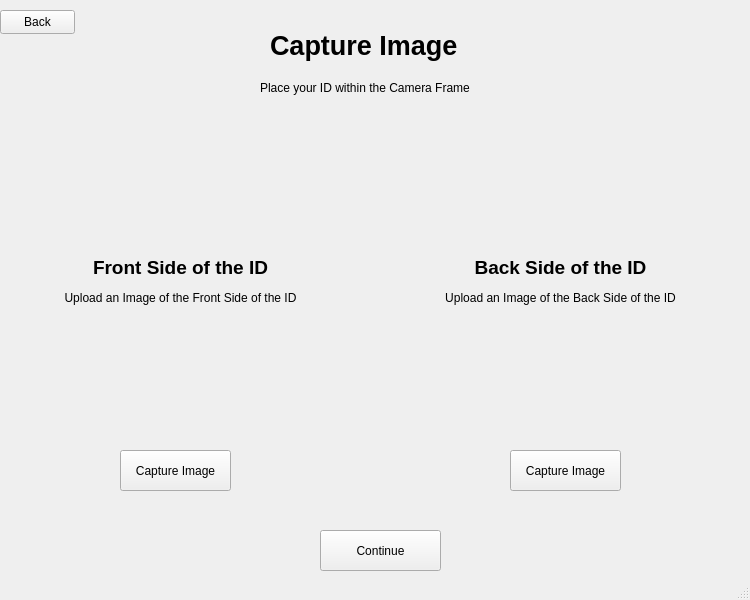
<?xml version="1.0" encoding="UTF-8"?>
<ui version="4.0">
 <class>MainWindow</class>
 <widget class="QMainWindow" name="MainWindow">
  <property name="geometry">
   <rect>
    <x>0</x>
    <y>0</y>
    <width>750</width>
    <height>600</height>
   </rect>
  </property>
  <property name="minimumSize">
   <size>
    <width>750</width>
    <height>600</height>
   </size>
  </property>
  <property name="maximumSize">
   <size>
    <width>750</width>
    <height>600</height>
   </size>
  </property>
  <property name="windowTitle">
   <string>ID Scanner</string>
  </property>
  <widget class="QWidget" name="centralwidget">
   <widget class="QStackedWidget" name="Form1">
    <property name="geometry">
     <rect>
      <x>-10</x>
      <y>0</y>
      <width>761</width>
      <height>611</height>
     </rect>
    </property>
    <property name="currentIndex">
     <number>4</number>
    </property>
    <widget class="QWidget" name="page">
     <widget class="QLabel" name="label">
      <property name="geometry">
       <rect>
        <x>530</x>
        <y>160</y>
        <width>141</width>
        <height>21</height>
       </rect>
      </property>
      <property name="text">
       <string>Use the default camera to </string>
      </property>
     </widget>
     <widget class="QRadioButton" name="cameraOption">
      <property name="geometry">
       <rect>
        <x>510</x>
        <y>140</y>
        <width>181</width>
        <height>20</height>
       </rect>
      </property>
      <property name="font">
       <font>
        <pointsize>12</pointsize>
       </font>
      </property>
      <property name="text">
       <string>Capture using camera</string>
      </property>
     </widget>
     <widget class="QRadioButton" name="uploadOption">
      <property name="geometry">
       <rect>
        <x>510</x>
        <y>220</y>
        <width>141</width>
        <height>20</height>
       </rect>
      </property>
      <property name="font">
       <font>
        <pointsize>12</pointsize>
       </font>
      </property>
      <property name="text">
       <string>Upload File</string>
      </property>
     </widget>
     <widget class="QLabel" name="label_3">
      <property name="geometry">
       <rect>
        <x>530</x>
        <y>240</y>
        <width>191</width>
        <height>16</height>
       </rect>
      </property>
      <property name="text">
       <string>Select an Existing File in the device </string>
      </property>
     </widget>
     <widget class="QLabel" name="label_2">
      <property name="geometry">
       <rect>
        <x>530</x>
        <y>180</y>
        <width>141</width>
        <height>16</height>
       </rect>
      </property>
      <property name="text">
       <string>capture an image of the id</string>
      </property>
     </widget>
     <widget class="QComboBox" name="idOption">
      <property name="geometry">
       <rect>
        <x>80</x>
        <y>140</y>
        <width>181</width>
        <height>31</height>
       </rect>
      </property>
      <property name="font">
       <font>
        <pointsize>12</pointsize>
       </font>
      </property>
      <property name="editable">
       <bool>false</bool>
      </property>
      <item>
       <property name="text">
        <string>Government ID</string>
       </property>
      </item>
      <item>
       <property name="text">
        <string>Passport</string>
       </property>
      </item>
      <item>
       <property name="text">
        <string>National ID</string>
       </property>
      </item>
      <item>
       <property name="text">
        <string>Driver's License</string>
       </property>
      </item>
     </widget>
     <widget class="QLabel" name="label_4">
      <property name="geometry">
       <rect>
        <x>330</x>
        <y>30</y>
        <width>141</width>
        <height>51</height>
       </rect>
      </property>
      <property name="font">
       <font>
        <pointsize>20</pointsize>
        <bold>true</bold>
       </font>
      </property>
      <property name="text">
       <string>ID Scanner</string>
      </property>
     </widget>
     <widget class="QPushButton" name="continuep1">
      <property name="geometry">
       <rect>
        <x>350</x>
        <y>530</y>
        <width>91</width>
        <height>31</height>
       </rect>
      </property>
      <property name="text">
       <string>Continue</string>
      </property>
     </widget>
    </widget>
    <widget class="QWidget" name="page_2">
     <widget class="QLabel" name="label_5">
      <property name="geometry">
       <rect>
        <x>560</x>
        <y>80</y>
        <width>141</width>
        <height>41</height>
       </rect>
      </property>
      <property name="font">
       <font>
        <pointsize>15</pointsize>
        <bold>true</bold>
       </font>
      </property>
      <property name="text">
       <string>Capture Image</string>
      </property>
     </widget>
     <widget class="QLabel" name="label_11">
      <property name="geometry">
       <rect>
        <x>540</x>
        <y>110</y>
        <width>191</width>
        <height>16</height>
       </rect>
      </property>
      <property name="text">
       <string>Place your ID in the Camera Frame</string>
      </property>
     </widget>
     <widget class="QPushButton" name="captureButtonp1">
      <property name="geometry">
       <rect>
        <x>570</x>
        <y>180</y>
        <width>110</width>
        <height>30</height>
       </rect>
      </property>
      <property name="text">
       <string>Capture Image</string>
      </property>
     </widget>
     <widget class="QPushButton" name="recaptureButtonp1">
      <property name="geometry">
       <rect>
        <x>570</x>
        <y>280</y>
        <width>110</width>
        <height>30</height>
       </rect>
      </property>
      <property name="text">
       <string>Recapture Image</string>
      </property>
     </widget>
     <widget class="QLabel" name="cameraView">
      <property name="geometry">
       <rect>
        <x>20</x>
        <y>90</y>
        <width>512</width>
        <height>384</height>
       </rect>
      </property>
      <property name="text">
       <string/>
      </property>
      <property name="alignment">
       <set>Qt::AlignCenter</set>
      </property>
     </widget>
     <widget class="QPushButton" name="continuep2">
      <property name="geometry">
       <rect>
        <x>340</x>
        <y>520</y>
        <width>91</width>
        <height>31</height>
       </rect>
      </property>
      <property name="text">
       <string>Continue</string>
      </property>
     </widget>
     <widget class="QPushButton" name="backButtonp1">
      <property name="geometry">
       <rect>
        <x>10</x>
        <y>10</y>
        <width>75</width>
        <height>24</height>
       </rect>
      </property>
      <property name="text">
       <string>Back</string>
      </property>
     </widget>
    </widget>
    <widget class="QWidget" name="page_3">
     <widget class="QLabel" name="label_6">
      <property name="geometry">
       <rect>
        <x>570</x>
        <y>70</y>
        <width>131</width>
        <height>41</height>
       </rect>
      </property>
      <property name="font">
       <font>
        <pointsize>15</pointsize>
        <bold>true</bold>
       </font>
      </property>
      <property name="text">
       <string>Upload Image </string>
      </property>
     </widget>
     <widget class="QPushButton" name="uploadButtonp3">
      <property name="geometry">
       <rect>
        <x>570</x>
        <y>440</y>
        <width>141</width>
        <height>30</height>
       </rect>
      </property>
      <property name="text">
       <string>Upload Another Image</string>
      </property>
     </widget>
     <widget class="QLabel" name="uploadedImageView">
      <property name="geometry">
       <rect>
        <x>20</x>
        <y>90</y>
        <width>481</width>
        <height>381</height>
       </rect>
      </property>
      <property name="text">
       <string>1</string>
      </property>
     </widget>
     <widget class="QListWidget" name="fileListWidget">
      <property name="geometry">
       <rect>
        <x>540</x>
        <y>140</y>
        <width>191</width>
        <height>271</height>
       </rect>
      </property>
     </widget>
     <widget class="QPushButton" name="continuep3">
      <property name="geometry">
       <rect>
        <x>340</x>
        <y>530</y>
        <width>91</width>
        <height>31</height>
       </rect>
      </property>
      <property name="text">
       <string>Continue</string>
      </property>
     </widget>
     <widget class="QPushButton" name="backButtonp2">
      <property name="geometry">
       <rect>
        <x>10</x>
        <y>10</y>
        <width>75</width>
        <height>24</height>
       </rect>
      </property>
      <property name="text">
       <string>Back</string>
      </property>
     </widget>
    </widget>
    <widget class="QWidget" name="page_4">
     <widget class="QLabel" name="label_12">
      <property name="geometry">
       <rect>
        <x>310</x>
        <y>10</y>
        <width>141</width>
        <height>51</height>
       </rect>
      </property>
      <property name="font">
       <font>
        <pointsize>15</pointsize>
        <bold>true</bold>
       </font>
      </property>
      <property name="text">
       <string>Extracted Text</string>
      </property>
     </widget>
     <widget class="QPushButton" name="continuep4">
      <property name="geometry">
       <rect>
        <x>290</x>
        <y>520</y>
        <width>171</width>
        <height>61</height>
       </rect>
      </property>
      <property name="text">
       <string>Scan Another Image/File</string>
      </property>
     </widget>
     <widget class="QTabWidget" name="reviewTabWidget">
      <property name="geometry">
       <rect>
        <x>10</x>
        <y>60</y>
        <width>751</width>
        <height>451</height>
       </rect>
      </property>
      <property name="currentIndex">
       <number>-1</number>
      </property>
     </widget>
     <widget class="QPushButton" name="backButtonp3">
      <property name="geometry">
       <rect>
        <x>10</x>
        <y>10</y>
        <width>75</width>
        <height>24</height>
       </rect>
      </property>
      <property name="text">
       <string>Back</string>
      </property>
     </widget>
    </widget>
    <widget class="QWidget" name="page_5">
     <widget class="QLabel" name="cameraView2">
      <property name="geometry">
       <rect>
        <x>420</x>
        <y>130</y>
        <width>301</width>
        <height>301</height>
       </rect>
      </property>
      <property name="text">
       <string>&lt;html&gt;&lt;head/&gt;&lt;body&gt;&lt;p align=&quot;center&quot;&gt;&lt;span style=&quot; font-size:14pt; font-weight:700;&quot;&gt;Back Side of the ID&lt;/span&gt;&lt;/p&gt;&lt;p align=&quot;center&quot;&gt;Upload an Image of the Back Side of the ID&lt;/p&gt;&lt;/body&gt;&lt;/html&gt;</string>
      </property>
     </widget>
     <widget class="QLabel" name="cameraView1">
      <property name="geometry">
       <rect>
        <x>40</x>
        <y>130</y>
        <width>301</width>
        <height>301</height>
       </rect>
      </property>
      <property name="text">
       <string>&lt;html&gt;&lt;head/&gt;&lt;body&gt;&lt;p align=&quot;center&quot;&gt;&lt;span style=&quot; font-size:14pt; font-weight:700;&quot;&gt;Front Side of the ID&lt;/span&gt;&lt;/p&gt;&lt;p align=&quot;center&quot;&gt;Upload an Image of the Front Side of the ID&lt;/p&gt;&lt;/body&gt;&lt;/html&gt;</string>
      </property>
     </widget>
     <widget class="QPushButton" name="continuep5">
      <property name="geometry">
       <rect>
        <x>330</x>
        <y>530</y>
        <width>121</width>
        <height>41</height>
       </rect>
      </property>
      <property name="text">
       <string>Continue</string>
      </property>
     </widget>
     <widget class="QLabel" name="label_8">
      <property name="geometry">
       <rect>
        <x>280</x>
        <y>20</y>
        <width>191</width>
        <height>51</height>
       </rect>
      </property>
      <property name="font">
       <font>
        <pointsize>20</pointsize>
        <bold>true</bold>
       </font>
      </property>
      <property name="text">
       <string>&lt;html&gt;&lt;head/&gt;&lt;body&gt;&lt;p&gt;Capture Image&lt;/p&gt;&lt;/body&gt;&lt;/html&gt;</string>
      </property>
     </widget>
     <widget class="QLabel" name="label_9">
      <property name="geometry">
       <rect>
        <x>270</x>
        <y>80</y>
        <width>211</width>
        <height>16</height>
       </rect>
      </property>
      <property name="text">
       <string>Place your ID within the Camera Frame</string>
      </property>
     </widget>
     <widget class="QPushButton" name="captureButtonp2">
      <property name="geometry">
       <rect>
        <x>130</x>
        <y>450</y>
        <width>111</width>
        <height>41</height>
       </rect>
      </property>
      <property name="text">
       <string>Capture Image</string>
      </property>
     </widget>
     <widget class="QPushButton" name="captureButtonp3">
      <property name="geometry">
       <rect>
        <x>520</x>
        <y>450</y>
        <width>111</width>
        <height>41</height>
       </rect>
      </property>
      <property name="text">
       <string>Capture Image</string>
      </property>
     </widget>
     <widget class="QPushButton" name="backButtonp4">
      <property name="geometry">
       <rect>
        <x>10</x>
        <y>10</y>
        <width>75</width>
        <height>24</height>
       </rect>
      </property>
      <property name="text">
       <string>Back</string>
      </property>
     </widget>
    </widget>
    <widget class="QWidget" name="page_6">
     <widget class="QLabel" name="backImageView">
      <property name="geometry">
       <rect>
        <x>420</x>
        <y>130</y>
        <width>301</width>
        <height>301</height>
       </rect>
      </property>
      <property name="text">
       <string>&lt;html&gt;&lt;head/&gt;&lt;body&gt;&lt;p align=&quot;center&quot;&gt;&lt;span style=&quot; font-size:14pt; font-weight:700;&quot;&gt;Back Side of the ID&lt;/span&gt;&lt;/p&gt;&lt;p align=&quot;center&quot;&gt;Upload an Image of the Back Side of the ID&lt;/p&gt;&lt;/body&gt;&lt;/html&gt;</string>
      </property>
     </widget>
     <widget class="QLabel" name="frontImageView">
      <property name="geometry">
       <rect>
        <x>40</x>
        <y>130</y>
        <width>301</width>
        <height>301</height>
       </rect>
      </property>
      <property name="text">
       <string>&lt;html&gt;&lt;head/&gt;&lt;body&gt;&lt;p align=&quot;center&quot;&gt;&lt;span style=&quot; font-size:14pt; font-weight:700;&quot;&gt;Front Side of the ID&lt;/span&gt;&lt;/p&gt;&lt;p align=&quot;center&quot;&gt;Upload an Image of the Front Side of the ID&lt;/p&gt;&lt;/body&gt;&lt;/html&gt;</string>
      </property>
     </widget>
     <widget class="QPushButton" name="continuep6">
      <property name="geometry">
       <rect>
        <x>310</x>
        <y>510</y>
        <width>121</width>
        <height>41</height>
       </rect>
      </property>
      <property name="text">
       <string>Continue</string>
      </property>
     </widget>
     <widget class="QPushButton" name="uploadFrontButton">
      <property name="geometry">
       <rect>
        <x>130</x>
        <y>460</y>
        <width>121</width>
        <height>41</height>
       </rect>
      </property>
      <property name="text">
       <string>Upload Front Side
Image</string>
      </property>
     </widget>
     <widget class="QPushButton" name="uploadBackButton">
      <property name="geometry">
       <rect>
        <x>520</x>
        <y>460</y>
        <width>121</width>
        <height>41</height>
       </rect>
      </property>
      <property name="text">
       <string>Upload Back Side
Image</string>
      </property>
     </widget>
     <widget class="QLabel" name="label_7">
      <property name="geometry">
       <rect>
        <x>290</x>
        <y>30</y>
        <width>181</width>
        <height>51</height>
       </rect>
      </property>
      <property name="font">
       <font>
        <pointsize>20</pointsize>
        <bold>true</bold>
       </font>
      </property>
      <property name="text">
       <string>&lt;html&gt;&lt;head/&gt;&lt;body&gt;&lt;p&gt;Upload Image&lt;/p&gt;&lt;/body&gt;&lt;/html&gt;</string>
      </property>
     </widget>
     <widget class="QPushButton" name="backButtonp5">
      <property name="geometry">
       <rect>
        <x>20</x>
        <y>10</y>
        <width>75</width>
        <height>24</height>
       </rect>
      </property>
      <property name="text">
       <string>Back</string>
      </property>
     </widget>
    </widget>
    <widget class="QWidget" name="page_7">
     <widget class="QLabel" name="label_10">
      <property name="geometry">
       <rect>
        <x>210</x>
        <y>280</y>
        <width>49</width>
        <height>16</height>
       </rect>
      </property>
      <property name="text">
       <string>Page 7</string>
      </property>
     </widget>
    </widget>
   </widget>
  </widget>
  <widget class="QStatusBar" name="statusbar"/>
 </widget>
 <resources/>
 <connections/>
</ui>
